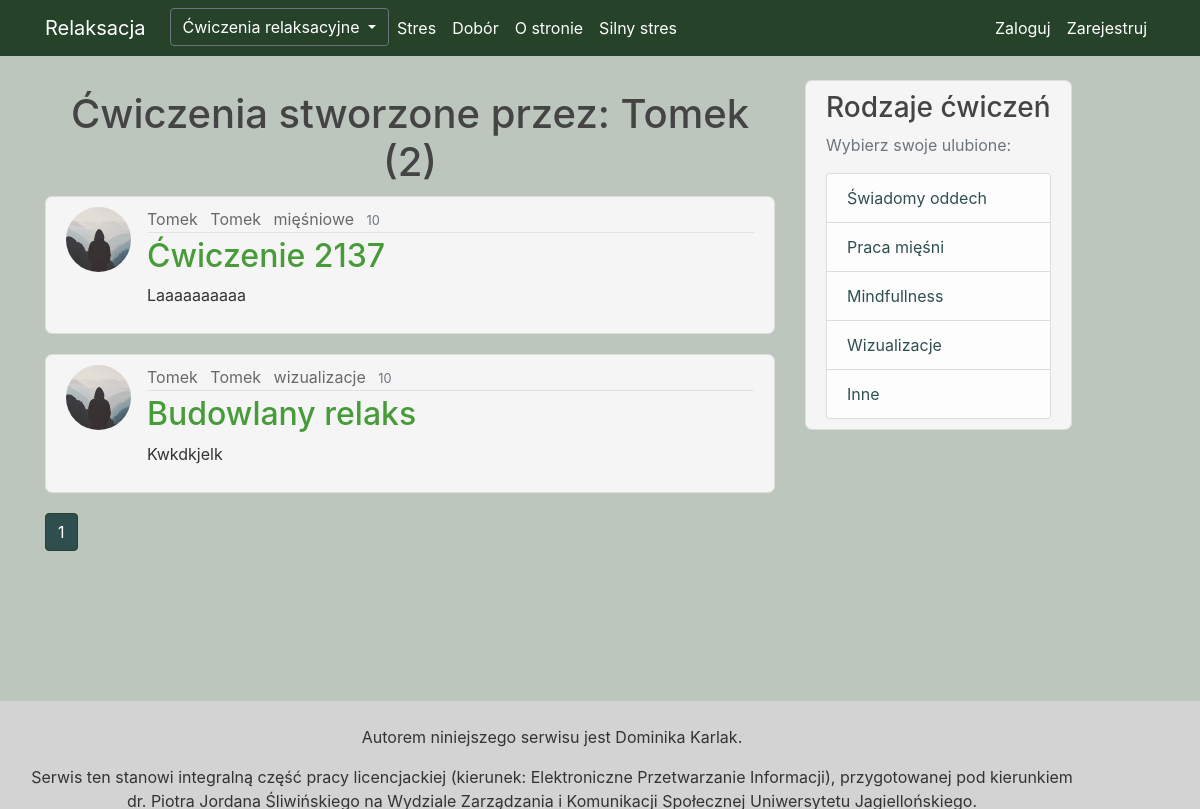
/user/Tomek, run on the app's committed database.
### Relaks/models.py (models this page shows, shortened)
class User(db.Model, UserMixin):
    id = db.Column(db.Integer, primary_key=True)
    username = db.Column(db.String(20), unique=True, nullable=False)
    email = db.Column(db.String(120), unique=True, nullable=False)
    image_file = db.Column(db.String(20), nullable=False, default='default.jpg')
    password = db.Column(db.String(60), nullable=False)
    is_admin = db.Column(db.Boolean, nullable=False)
    posts = db.relationship('Post', backref='author', lazy=True)
    fav = db.relationship('Favourite', backref='author', lazy=True)
    comments = db.relationship('Comment', backref='author', lazy=True)

class Post(db.Model):
    id = db.Column(db.Integer, primary_key=True, autoincrement=True)
    name = db.Column(db.String(100), nullable=True)
    category = db.Column(db.String(100), nullable=True)
    time = db.Column(db.Integer, nullable=True)
    content = db.Column(db.Text, nullable=True)
    user_id = db.Column(db.Integer, db.ForeignKey('user.id'), nullable=False)
    fav = db.relationship('Favourite', backref='fav', lazy=True)
    comments = db.relationship("Comment", backref='article', lazy=True)

### Relaks/routes.py (the view)
@app.route("/user/<string:username>")
def user_posts(username):
    page = request.args.get('page', 1, type=int)
    user = User.query.filter_by(username=username).first_or_404()
    posts = Post.query.filter_by(author=user) \
        .paginate(page=page, per_page=5)
    return render_template('user_posts.html', posts=posts, user=user)

### Relaks/templates/user_posts.html (shortened to what this page needs)
{% extends "layout.html" %}
{% block content %}
    <h1 style="margin: 10px; text-align: center">Ćwiczenia stworzone przez: {{ user.username }} ({{ posts.total }})</h1>
    {% for post in posts.items %}
        <article class="media content-section">
          <img class="rounded-circle article-img" src="{{ url_for('static', filename='photo/' + post.author.image_file) }}">
          <div class="media-body">
            <div class="article-metadata">
              <a class="mr-2" href="#">{{ post.author.username }}</a>
              <a class="mr-2" href="{{ url_for('user_posts', username=post.author.username) }}">{{ post.author.username }}</a>
                <a class="mr-2" href="{{ url_for('oddech', category=post.category) }}" >{{ post.category }}</a>
              <small class="text-muted">{{ post.time }}</small>
            </div>
            <h2> <a class="article-title" href="{{ url_for('post', post_id=post.id) }}">{{ post.name}}</a> </h2>
            <p class="article-content">{{ post.content }}</p>
          </div>
        </article>
    {% endfor %}
     {% for page_num in posts.iter_pages(left_edge=1, right_edge=1, left_current=1, right_current=2) %}
        {% if page_num %}
            {% if posts.page == page_num %}
                <a class="btn btn-info mb-4" style="background-color: darkslategrey; border-color: #26432a" href="{{ url_for('user_posts', username=user.username, page=page_num)  }}"> {{ page_num }}</a>
             {% else %}
                <a class="btn btn-outline-info mb-4" style="background-color: darkslategrey; border-color: #26432a; " href="{{ url_for('user_posts',username=user.username, page=page_num)  }}"> {{ page_num }}</a>
             {% endif %}
        {% endif %}
    {% endfor %}
{% endblock content %}

### Relaks/static/main.css (style rules this page uses)
body { background-color: #bdc6bd; color: #333333; margin-top: 5rem; }
h1, h2, h3, h4, h5, h6 { color: #444444; }
.content-section { background-color: whitesmoke; padding: 10px 20px; border: 1px solid #dddddd; border-radius: 7px; margin-bottom: 20px; }
.article-title { color: #489b39; }
.article-content { white-space: pre-line; background-color: whitesmoke; }
.article-img { height: 65px; width: 65px; margin-right: 16px; }
.article-metadata { padding-bottom: 1px; margin-bottom: 4px; border-bottom: 1px solid #e3e3e3; color: #444444; }
.btn { background-color: #26432a; }
.mr-2 { color: dimgrey; }

### data on the page
User: username "Tomek"
Post: image_file (placeholder picture), author.username "Tomek", category "mięśniowe", time "10", name "Ćwiczenie 2137", content "Laaaaaaaaaa"
Post: image_file (placeholder picture), author.username "Tomek", category "wizualizacje", time "10", name "Budowlany relaks", content "Kwkdkjelk"

### other printed values
{{ posts.total }} "2"
{{ page_num }} "1"
